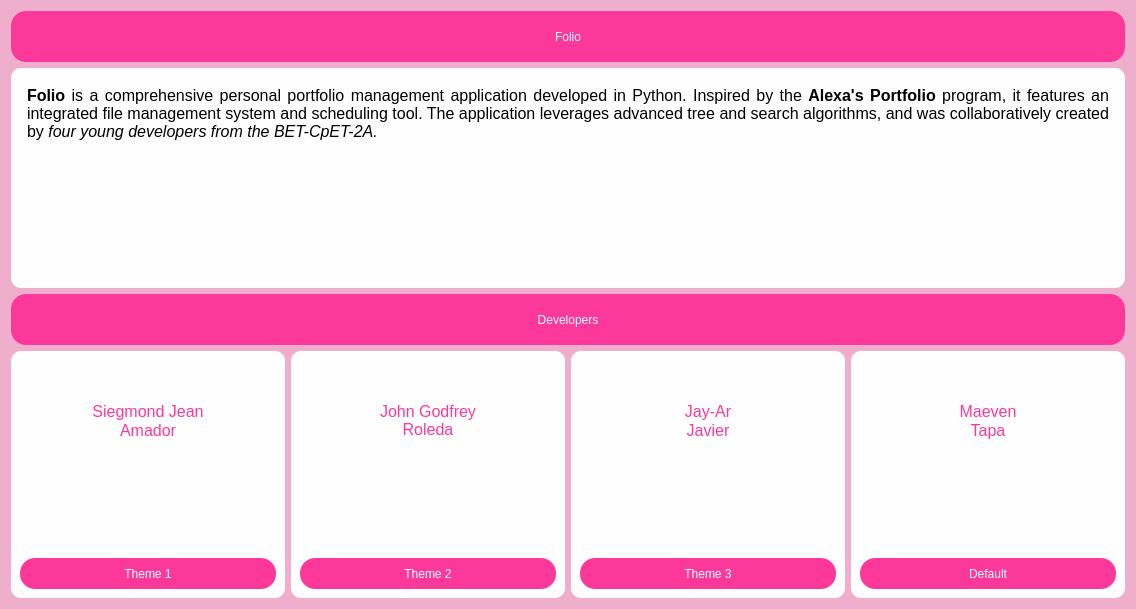
         <widget class="QWidget" name="home_page_2">
          <property name="styleSheet">
           <string notr="true">background-color: rgb(238, 174, 204);
border-radius: 10px;</string>
          </property>
          <layout class="QGridLayout" name="gridLayout_13">
           <item row="0" column="0" colspan="4">
            <widget class="QPushButton" name="home_btn">
             <property name="minimumSize">
              <size>
               <width>0</width>
               <height>51</height>
              </size>
             </property>
             <property name="cursor">
              <cursorShape>PointingHandCursor</cursorShape>
             </property>
             <property name="styleSheet">
              <string notr="true">QPushButton {
background-color: rgb(252, 56, 155);
color: rgb(255, 255, 255);
font: italic 28pt &quot;Brush Script MT&quot;;
border-radius: 15px;
}

QPushButton:hover {
background-color: rgb(255, 255, 255);
color:rgb(252, 2, 128);
font: italic 28pt &quot;Brush Script MT&quot;;
border-radius: 15px;
}

QPushButton:pressed {
background-color: rgb(44, 146, 255);
color: rgb(255, 255, 255);
}
</string>
             </property>
             <property name="text">
              <string>Folio</string>
             </property>
            </widget>
           </item>
           <item row="1" column="0" colspan="4">
            <widget class="QWidget" name="widget" native="true">
             <property name="minimumSize">
              <size>
               <width>503</width>
               <height>185</height>
              </size>
             </property>
             <property name="styleSheet">
              <string notr="true">background-color: rgb(254, 254, 254);
border-radius: 10px;</string>
             </property>
             <layout class="QGridLayout" name="gridLayout_5">
              <item row="2" column="1">
               <spacer name="verticalSpacer_3">
                <property name="orientation">
                 <enum>Qt::Vertical</enum>
                </property>
                <property name="sizeType">
                 <enum>QSizePolicy::Fixed</enum>
                </property>
                <property name="sizeHint" stdset="0">
                 <size>
                  <width>20</width>
                  <height>5</height>
                 </size>
                </property>
               </spacer>
              </item>
              <item row="0" column="1">
               <spacer name="verticalSpacer_4">
                <property name="orientation">
                 <enum>Qt::Vertical</enum>
                </property>
                <property name="sizeType">
                 <enum>QSizePolicy::Fixed</enum>
                </property>
                <property name="sizeHint" stdset="0">
                 <size>
                  <width>20</width>
                  <height>5</height>
                 </size>
                </property>
               </spacer>
              </item>
              <item row="1" column="0">
               <spacer name="horizontalSpacer_13">
                <property name="orientation">
                 <enum>Qt::Horizontal</enum>
                </property>
                <property name="sizeType">
                 <enum>QSizePolicy::Fixed</enum>
                </property>
                <property name="sizeHint" stdset="0">
                 <size>
                  <width>3</width>
                  <height>20</height>
                 </size>
                </property>
               </spacer>
              </item>
              <item row="1" column="2">
               <spacer name="horizontalSpacer_14">
                <property name="orientation">
                 <enum>Qt::Horizontal</enum>
                </property>
                <property name="sizeType">
                 <enum>QSizePolicy::Fixed</enum>
                </property>
                <property name="sizeHint" stdset="0">
                 <size>
                  <width>3</width>
                  <height>20</height>
                 </size>
                </property>
               </spacer>
              </item>
              <item row="1" column="1">
               <widget class="QTextBrowser" name="textBrowser">
                <property name="minimumSize">
                 <size>
                  <width>461</width>
                  <height>141</height>
                 </size>
                </property>
                <property name="font">
                 <font>
                  <family>Arial</family>
                 </font>
                </property>
                <property name="styleSheet">
                 <string notr="true">background-color: rgb(254, 254, 254);
color: rgb(0, 0, 0);
border-radius: 10px;</string>
                </property>
                <property name="html">
                 <string>&lt;!DOCTYPE HTML PUBLIC &quot;-//W3C//DTD HTML 4.0//EN&quot; &quot;http://www.w3.org/TR/REC-html40/strict.dtd&quot;&gt;
&lt;html&gt;&lt;head&gt;&lt;meta name=&quot;qrichtext&quot; content=&quot;1&quot; /&gt;&lt;style type=&quot;text/css&quot;&gt;
p, li { white-space: pre-wrap; }
&lt;/style&gt;&lt;/head&gt;&lt;body style=&quot; font-family:'Arial'; font-size:8.25pt; font-weight:400; font-style:normal;&quot;&gt;
&lt;p align=&quot;justify&quot; style=&quot; margin-top:0px; margin-bottom:0px; margin-left:0px; margin-right:0px; -qt-block-indent:0; text-indent:0px;&quot;&gt;&lt;span style=&quot; font-family:'Courier New'; font-size:12pt; font-weight:600;&quot;&gt;Folio&lt;/span&gt;&lt;span style=&quot; font-family:'Courier New'; font-size:12pt;&quot;&gt; is a comprehensive personal portfolio management application developed in Python. Inspired by the &lt;/span&gt;&lt;span style=&quot; font-family:'Courier New'; font-size:12pt; font-weight:600;&quot;&gt;Alexa's Portfolio&lt;/span&gt;&lt;span style=&quot; font-family:'Courier New'; font-size:12pt;&quot;&gt; program, it features an integrated file management system and scheduling tool. The application leverages advanced tree and search algorithms, and was collaboratively created by &lt;/span&gt;&lt;span style=&quot; font-family:'Courier New'; font-size:12pt; font-style:italic;&quot;&gt;four young developers from the BET-CpET-2A.&lt;/span&gt;&lt;/p&gt;&lt;/body&gt;&lt;/html&gt;</string>
                </property>
               </widget>
              </item>
             </layout>
            </widget>
           </item>
           <item row="2" column="0" colspan="4">
            <widget class="QPushButton" name="home_btn_2">
             <property name="minimumSize">
              <size>
               <width>0</width>
               <height>51</height>
              </size>
             </property>
             <property name="styleSheet">
              <string notr="true">QPushButton {
background-color: rgb(252, 56, 155);
color: rgb(255, 255, 255);
font: italic 28pt &quot;Brush Script MT&quot;;
border-radius: 15px;
}

QPushButton:hover {
background-color: rgb(255, 255, 255);
color:rgb(252, 2, 128);
font: italic 28pt &quot;Brush Script MT&quot;;
border-radius: 15px;
}

QPushButton:pressed {
background-color: rgb(44, 146, 255);
color: rgb(255, 255, 255);
}
</string>
             </property>
             <property name="text">
              <string>Developers</string>
             </property>
            </widget>
           </item>
           <item row="3" column="0">
            <widget class="QWidget" name="widget_2" native="true">
             <property name="minimumSize">
              <size>
               <width>121</width>
               <height>0</height>
              </size>
             </property>
             <property name="styleSheet">
              <string notr="true">background-color: rgb(254, 254, 254);
color:rgb(252, 56, 155);
border-radius: 10px;</string>
             </property>
             <layout class="QGridLayout" name="gridLayout_6">
              <item row="0" column="0">
               <widget class="QTextBrowser" name="textBrowser_2">
                <property name="minimumSize">
                 <size>
                  <width>101</width>
                  <height>29</height>
                 </size>
                </property>
                <property name="html">
                 <string>&lt;!DOCTYPE HTML PUBLIC &quot;-//W3C//DTD HTML 4.0//EN&quot; &quot;http://www.w3.org/TR/REC-html40/strict.dtd&quot;&gt;
&lt;html&gt;&lt;head&gt;&lt;meta name=&quot;qrichtext&quot; content=&quot;1&quot; /&gt;&lt;style type=&quot;text/css&quot;&gt;
p, li { white-space: pre-wrap; }
&lt;/style&gt;&lt;/head&gt;&lt;body style=&quot; font-family:'MS Shell Dlg 2'; font-size:8.25pt; font-weight:400; font-style:normal;&quot;&gt;
&lt;p align=&quot;center&quot; style=&quot;-qt-paragraph-type:empty; margin-top:0px; margin-bottom:0px; margin-left:0px; margin-right:0px; -qt-block-indent:0; text-indent:0px; font-size:12pt;&quot;&gt;&lt;br /&gt;&lt;/p&gt;
&lt;p align=&quot;center&quot; style=&quot;-qt-paragraph-type:empty; margin-top:0px; margin-bottom:0px; margin-left:0px; margin-right:0px; -qt-block-indent:0; text-indent:0px; font-size:12pt;&quot;&gt;&lt;br /&gt;&lt;/p&gt;
&lt;p align=&quot;center&quot; style=&quot; margin-top:0px; margin-bottom:0px; margin-left:0px; margin-right:0px; -qt-block-indent:0; text-indent:0px;&quot;&gt;&lt;span style=&quot; font-family:'Brush Script MT'; font-size:12pt;&quot;&gt;Siegmond Jean&lt;/span&gt;&lt;/p&gt;
&lt;p align=&quot;center&quot; style=&quot; margin-top:0px; margin-bottom:0px; margin-left:0px; margin-right:0px; -qt-block-indent:0; text-indent:0px;&quot;&gt;&lt;span style=&quot; font-family:'Brush Script MT'; font-size:12pt;&quot;&gt;Amador&lt;/span&gt;&lt;/p&gt;&lt;/body&gt;&lt;/html&gt;</string>
                </property>
               </widget>
              </item>
              <item row="1" column="0">
               <widget class="QPushButton" name="theme1_btn">
                <property name="minimumSize">
                 <size>
                  <width>101</width>
                  <height>31</height>
                 </size>
                </property>
                <property name="styleSheet">
                 <string notr="true">QPushButton {
background-color: rgb(252, 56, 155);
color: rgb(255, 255, 255);
font: italic 12pt &quot;Brush Script MT&quot;;
border-radius: 15px;
}

QPushButton:hover {
background-color: rgb(0, 234, 234);
color:  rgb(39, 41, 56);
font: italic 12pt &quot;Brush Script MT&quot;;
border-radius: 15px;
}

QPushButton:pressed {
background-color: rgb(252, 56, 155);
color: rgb(255, 255, 255);
}
</string>
                </property>
                <property name="text">
                 <string>Theme 1</string>
                </property>
               </widget>
              </item>
             </layout>
            </widget>
           </item>
           <item row="3" column="1">
            <widget class="QWidget" name="widget_3" native="true">
             <property name="minimumSize">
              <size>
               <width>122</width>
               <height>0</height>
              </size>
             </property>
             <property name="styleSheet">
              <string notr="true">background-color: rgb(254, 254, 254);
color: rgb(252, 56, 155);
border-radius: 10px;</string>
             </property>
             <layout class="QGridLayout" name="gridLayout_7">
              <item row="0" column="0">
               <widget class="QTextBrowser" name="textBrowser_3">
                <property name="minimumSize">
                 <size>
                  <width>101</width>
                  <height>29</height>
                 </size>
                </property>
                <property name="styleSheet">
                 <string notr="true">background-color: rgb(254, 254, 254);
color: rgb(252, 56, 155);
border-radius: 10px;</string>
                </property>
                <property name="html">
                 <string>&lt;!DOCTYPE HTML PUBLIC &quot;-//W3C//DTD HTML 4.0//EN&quot; &quot;http://www.w3.org/TR/REC-html40/strict.dtd&quot;&gt;
&lt;html&gt;&lt;head&gt;&lt;meta name=&quot;qrichtext&quot; content=&quot;1&quot; /&gt;&lt;style type=&quot;text/css&quot;&gt;
p, li { white-space: pre-wrap; }
&lt;/style&gt;&lt;/head&gt;&lt;body style=&quot; font-family:'MS Shell Dlg 2'; font-size:8.25pt; font-weight:400; font-style:normal;&quot;&gt;
&lt;p align=&quot;center&quot; style=&quot;-qt-paragraph-type:empty; margin-top:0px; margin-bottom:0px; margin-left:0px; margin-right:0px; -qt-block-indent:0; text-indent:0px; font-size:12pt;&quot;&gt;&lt;br /&gt;&lt;/p&gt;
&lt;p align=&quot;center&quot; style=&quot;-qt-paragraph-type:empty; margin-top:0px; margin-bottom:0px; margin-left:0px; margin-right:0px; -qt-block-indent:0; text-indent:0px; font-size:12pt;&quot;&gt;&lt;br /&gt;&lt;/p&gt;
&lt;p align=&quot;center&quot; style=&quot; margin-top:0px; margin-bottom:0px; margin-left:0px; margin-right:0px; -qt-block-indent:0; text-indent:0px;&quot;&gt;&lt;span style=&quot; font-family:'Brush Script MT'; font-size:12pt;&quot;&gt;John Godfrey&lt;br /&gt;Roleda&lt;/span&gt;&lt;/p&gt;&lt;/body&gt;&lt;/html&gt;</string>
                </property>
               </widget>
              </item>
              <item row="1" column="0">
               <widget class="QPushButton" name="theme2_btn">
                <property name="minimumSize">
                 <size>
                  <width>101</width>
                  <height>31</height>
                 </size>
                </property>
                <property name="styleSheet">
                 <string notr="true">QPushButton {
background-color: rgb(252, 56, 155);
color: rgb(255, 255, 255);
font: italic 12pt &quot;Brush Script MT&quot;;
border-radius: 15px;
}

QPushButton:hover {
background-color: #C29979;
color: rgb(255, 255, 255);
font: italic 12pt &quot;Brush Script MT&quot;;
border-radius: 15px;
}

QPushButton:pressed {
background-color: rgb(252, 56, 155);
color: rgb(255, 255, 255);
}
</string>
                </property>
                <property name="text">
                 <string>Theme 2</string>
                </property>
               </widget>
              </item>
             </layout>
            </widget>
           </item>
           <item row="3" column="2">
            <widget class="QWidget" name="widget_4" native="true">
             <property name="minimumSize">
              <size>
               <width>121</width>
               <height>0</height>
              </size>
             </property>
             <property name="styleSheet">
              <string notr="true">background-color: rgb(254, 254, 254);
color:rgb(252, 56, 155);
border-radius: 10px;</string>
             </property>
             <layout class="QGridLayout" name="gridLayout_11">
              <item row="0" column="0">
               <widget class="QTextBrowser" name="textBrowser_4">
                <property name="minimumSize">
                 <size>
                  <width>101</width>
                  <height>29</height>
                 </size>
                </property>
                <property name="styleSheet">
                 <string notr="true">background-color: rgb(254, 254, 254);
color: rgb(252, 56, 155);
border-radius: 10px;</string>
                </property>
                <property name="html">
                 <string>&lt;!DOCTYPE HTML PUBLIC &quot;-//W3C//DTD HTML 4.0//EN&quot; &quot;http://www.w3.org/TR/REC-html40/strict.dtd&quot;&gt;
&lt;html&gt;&lt;head&gt;&lt;meta name=&quot;qrichtext&quot; content=&quot;1&quot; /&gt;&lt;style type=&quot;text/css&quot;&gt;
p, li { white-space: pre-wrap; }
&lt;/style&gt;&lt;/head&gt;&lt;body style=&quot; font-family:'MS Shell Dlg 2'; font-size:8.25pt; font-weight:400; font-style:normal;&quot;&gt;
&lt;p align=&quot;center&quot; style=&quot;-qt-paragraph-type:empty; margin-top:0px; margin-bottom:0px; margin-left:0px; margin-right:0px; -qt-block-indent:0; text-indent:0px; font-size:12pt;&quot;&gt;&lt;br /&gt;&lt;/p&gt;
&lt;p align=&quot;center&quot; style=&quot;-qt-paragraph-type:empty; margin-top:0px; margin-bottom:0px; margin-left:0px; margin-right:0px; -qt-block-indent:0; text-indent:0px; font-size:12pt;&quot;&gt;&lt;br /&gt;&lt;/p&gt;
&lt;p align=&quot;center&quot; style=&quot; margin-top:0px; margin-bottom:0px; margin-left:0px; margin-right:0px; -qt-block-indent:0; text-indent:0px;&quot;&gt;&lt;span style=&quot; font-family:'Brush Script MT'; font-size:12pt;&quot;&gt;Jay-Ar&lt;/span&gt;&lt;/p&gt;
&lt;p align=&quot;center&quot; style=&quot; margin-top:0px; margin-bottom:0px; margin-left:0px; margin-right:0px; -qt-block-indent:0; text-indent:0px;&quot;&gt;&lt;span style=&quot; font-family:'Brush Script MT'; font-size:12pt;&quot;&gt;Javier&lt;/span&gt;&lt;/p&gt;&lt;/body&gt;&lt;/html&gt;</string>
                </property>
               </widget>
              </item>
              <item row="1" column="0">
               <widget class="QPushButton" name="theme3_btn">
                <property name="minimumSize">
                 <size>
                  <width>101</width>
                  <height>31</height>
                 </size>
                </property>
                <property name="styleSheet">
                 <string notr="true">QPushButton {
background-color: rgb(252, 56, 155);
color: rgb(255, 255, 255);
font: italic 12pt &quot;Brush Script MT&quot;;
border-radius: 15px;
}

QPushButton:hover {
background-color: rgb(252, 56, 155);
color: rgb(255, 255, 255);
font: italic 12pt &quot;Brush Script MT&quot;;
border-radius: 15px;
}

QPushButton:pressed {
background-color: rgb(252, 56, 155);
color: rgb(255, 255, 255);
}
</string>
                </property>
                <property name="text">
                 <string>Theme 3</string>
                </property>
               </widget>
              </item>
             </layout>
            </widget>
           </item>
           <item row="3" column="3">
            <widget class="QWidget" name="widget_5" native="true">
             <property name="minimumSize">
              <size>
               <width>121</width>
               <height>0</height>
              </size>
             </property>
             <property name="cursor">
              <cursorShape>ClosedHandCursor</cursorShape>
             </property>
             <property name="styleSheet">
              <string notr="true">background-color: rgb(254, 254, 254);
color: rgb(37, 39, 54);
border-radius: 10px;</string>
             </property>
             <layout class="QGridLayout" name="gridLayout_12">
              <item row="0" column="0">
               <widget class="QTextBrowser" name="textBrowser_5">
                <property name="minimumSize">
                 <size>
                  <width>101</width>
                  <height>29</height>
                 </size>
                </property>
                <property name="cursor" stdset="0">
                 <cursorShape>ClosedHandCursor</cursorShape>
                </property>
                <property name="styleSheet">
                 <string notr="true">background-color: rgb(254, 254, 254);
color: rgb(252, 56, 155);
border-radius: 10px;</string>
                </property>
                <property name="html">
                 <string>&lt;!DOCTYPE HTML PUBLIC &quot;-//W3C//DTD HTML 4.0//EN&quot; &quot;http://www.w3.org/TR/REC-html40/strict.dtd&quot;&gt;
&lt;html&gt;&lt;head&gt;&lt;meta name=&quot;qrichtext&quot; content=&quot;1&quot; /&gt;&lt;style type=&quot;text/css&quot;&gt;
p, li { white-space: pre-wrap; }
&lt;/style&gt;&lt;/head&gt;&lt;body style=&quot; font-family:'MS Shell Dlg 2'; font-size:8.25pt; font-weight:400; font-style:normal;&quot;&gt;
&lt;p align=&quot;center&quot; style=&quot;-qt-paragraph-type:empty; margin-top:0px; margin-bottom:0px; margin-left:0px; margin-right:0px; -qt-block-indent:0; text-indent:0px; font-size:12pt;&quot;&gt;&lt;br /&gt;&lt;/p&gt;
&lt;p align=&quot;center&quot; style=&quot;-qt-paragraph-type:empty; margin-top:0px; margin-bottom:0px; margin-left:0px; margin-right:0px; -qt-block-indent:0; text-indent:0px; font-size:12pt;&quot;&gt;&lt;br /&gt;&lt;/p&gt;
&lt;p align=&quot;center&quot; style=&quot; margin-top:0px; margin-bottom:0px; margin-left:0px; margin-right:0px; -qt-block-indent:0; text-indent:0px;&quot;&gt;&lt;span style=&quot; font-family:'Brush Script MT'; font-size:12pt;&quot;&gt;Maeven&lt;/span&gt;&lt;/p&gt;
&lt;p align=&quot;center&quot; style=&quot; margin-top:0px; margin-bottom:0px; margin-left:0px; margin-right:0px; -qt-block-indent:0; text-indent:0px;&quot;&gt;&lt;span style=&quot; font-family:'Brush Script MT'; font-size:12pt;&quot;&gt;Tapa&lt;/span&gt;&lt;/p&gt;&lt;/body&gt;&lt;/html&gt;</string>
                </property>
               </widget>
              </item>
              <item row="1" column="0">
               <widget class="QPushButton" name="theme_btn">
                <property name="minimumSize">
                 <size>
                  <width>101</width>
                  <height>31</height>
                 </size>
                </property>
                <property name="styleSheet">
                 <string notr="true">QPushButton {
background-color: rgb(252, 56, 155);
color: rgb(255, 255, 255);
font: italic 12pt &quot;Brush Script MT&quot;;
border-radius: 15px;
}

QPushButton:hover {
background-color: #2E303E;
color: #646670;
font: italic 12pt &quot;Brush Script MT&quot;;
border-radius: 15px;
}

QPushButton:pressed {
background-color: rgb(252, 56, 155);
color: rgb(255, 255, 255);
}
</string>
                </property>
                <property name="text">
                 <string>Default</string>
                </property>
               </widget>
              </item>
             </layout>
            </widget>
           </item>
          </layout>
         </widget>
